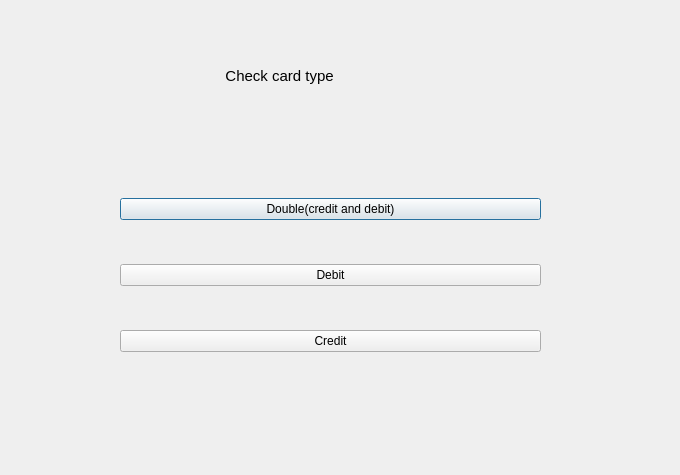
<?xml version="1.0" encoding="UTF-8"?>
<ui version="4.0">
 <class>Check_card_type</class>
 <widget class="QDialog" name="Check_card_type">
  <property name="geometry">
   <rect>
    <x>0</x>
    <y>0</y>
    <width>680</width>
    <height>475</height>
   </rect>
  </property>
  <property name="windowTitle">
   <string>Dialog</string>
  </property>
  <widget class="QLabel" name="label">
   <property name="geometry">
    <rect>
     <x>80</x>
     <y>60</y>
     <width>421</width>
     <height>31</height>
    </rect>
   </property>
   <property name="font">
    <font>
     <pointsize>11</pointsize>
    </font>
   </property>
   <property name="text">
    <string>                                   Check card type</string>
   </property>
  </widget>
  <widget class="QWidget" name="verticalLayoutWidget">
   <property name="geometry">
    <rect>
     <x>120</x>
     <y>160</y>
     <width>421</width>
     <height>231</height>
    </rect>
   </property>
   <layout class="QVBoxLayout" name="verticalLayout">
    <item>
     <widget class="QPushButton" name="btn_double">
      <property name="text">
       <string>Double(credit and debit)</string>
      </property>
     </widget>
    </item>
    <item>
     <widget class="QPushButton" name="btn_debit">
      <property name="text">
       <string>Debit</string>
      </property>
     </widget>
    </item>
    <item>
     <widget class="QPushButton" name="btn_credit">
      <property name="text">
       <string>Credit</string>
      </property>
     </widget>
    </item>
   </layout>
  </widget>
 </widget>
 <resources/>
 <connections/>
</ui>
